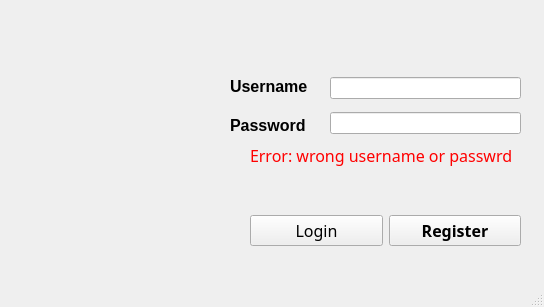
<?xml version="1.0" encoding="UTF-8"?>
<ui version="4.0">
 <class>MainWindow</class>
 <widget class="QMainWindow" name="MainWindow">
  <property name="geometry">
   <rect>
    <x>0</x>
    <y>0</y>
    <width>544</width>
    <height>307</height>
   </rect>
  </property>
  <property name="windowTitle">
   <string>MainWindow</string>
  </property>
  <widget class="QWidget" name="centralwidget">
   <widget class="QLabel" name="labelimagelogin">
    <property name="geometry">
     <rect>
      <x>10</x>
      <y>-10</y>
      <width>201</width>
      <height>291</height>
     </rect>
    </property>
    <property name="text">
     <string/>
    </property>
   </widget>
   <widget class="QWidget" name="layoutWidget">
    <property name="geometry">
     <rect>
      <x>330</x>
      <y>70</y>
      <width>191</width>
      <height>71</height>
     </rect>
    </property>
    <layout class="QVBoxLayout" name="verticalLayout">
     <item>
      <widget class="QLineEdit" name="lineEditUsername"/>
     </item>
     <item>
      <widget class="QLineEdit" name="lineEditPassword">
       <property name="echoMode">
        <enum>QLineEdit::Password</enum>
       </property>
      </widget>
     </item>
    </layout>
   </widget>
   <widget class="QWidget" name="layoutWidget">
    <property name="geometry">
     <rect>
      <x>230</x>
      <y>70</y>
      <width>96</width>
      <height>71</height>
     </rect>
    </property>
    <layout class="QVBoxLayout" name="verticalLayout_2">
     <item>
      <widget class="QLabel" name="labelusername">
       <property name="font">
        <font>
         <family>Segoe UI</family>
         <pointsize>12</pointsize>
         <italic>false</italic>
         <bold>true</bold>
        </font>
       </property>
       <property name="styleSheet">
        <string notr="true">font: 700 12pt &quot;Segoe UI&quot;;</string>
       </property>
       <property name="text">
        <string>Username</string>
       </property>
      </widget>
     </item>
     <item>
      <widget class="QLabel" name="labelpassword">
       <property name="font">
        <font>
         <family>Segoe UI</family>
         <pointsize>12</pointsize>
         <italic>false</italic>
         <bold>true</bold>
        </font>
       </property>
       <property name="styleSheet">
        <string notr="true">font: 700 12pt &quot;Segoe UI&quot;;</string>
       </property>
       <property name="text">
        <string>Password</string>
       </property>
      </widget>
     </item>
    </layout>
   </widget>
   <widget class="QWidget" name="layoutWidget">
    <property name="geometry">
     <rect>
      <x>250</x>
      <y>200</y>
      <width>271</width>
      <height>61</height>
     </rect>
    </property>
    <layout class="QHBoxLayout" name="horizontalLayout">
     <item>
      <widget class="QPushButton" name="pushButtonLogin">
       <property name="font">
        <font>
         <family>Script MT Bold</family>
         <pointsize>12</pointsize>
        </font>
       </property>
       <property name="text">
        <string>Login</string>
       </property>
      </widget>
     </item>
     <item>
      <widget class="QPushButton" name="PushbuttonRegister">
       <property name="font">
        <font>
         <family>Script MT Bold</family>
         <pointsize>12</pointsize>
         <bold>true</bold>
        </font>
       </property>
       <property name="text">
        <string>Register</string>
       </property>
      </widget>
     </item>
    </layout>
   </widget>
   <widget class="QLabel" name="error">
    <property name="enabled">
     <bool>true</bool>
    </property>
    <property name="geometry">
     <rect>
      <x>250</x>
      <y>140</y>
      <width>289</width>
      <height>32</height>
     </rect>
    </property>
    <property name="font">
     <font>
      <family>Script MT Bold</family>
      <pointsize>12</pointsize>
     </font>
    </property>
    <property name="text">
     <string>&lt;html&gt;&lt;head/&gt;&lt;body&gt;&lt;p&gt;&lt;span style=&quot; color:#ff0000;&quot;&gt;Error: wrong username or passwrd&lt;/span&gt;&lt;/p&gt;&lt;/body&gt;&lt;/html&gt;</string>
    </property>
   </widget>
  </widget>
  <widget class="QMenuBar" name="menubar">
   <property name="geometry">
    <rect>
     <x>0</x>
     <y>0</y>
     <width>544</width>
     <height>26</height>
    </rect>
   </property>
  </widget>
  <widget class="QStatusBar" name="statusbar"/>
 </widget>
 <resources/>
 <connections/>
</ui>
